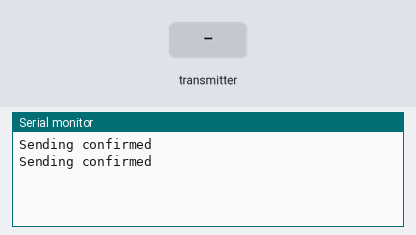
A program run on a simulated ESP32. On the bench: the last lines printed to the serial monitor. The inputs (shaded band) are chosen by the test bench.

Above: at 1.2 s.
1.3 s: the transmitter starts sending a = 0
At 1.66 s:
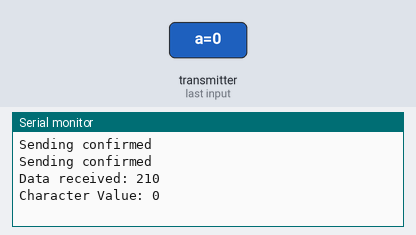
2.8 s: the transmitter starts sending a = 1
At 3.66 s:
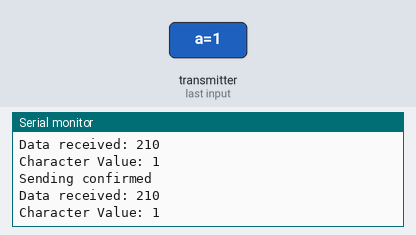

Measured:
- after the input at 1.3 s, the serial monitor: prints a new line after 0.05 s (image 1)
- after the input at 2.8 s, the serial monitor: prints a new line after 0.05 s (image 2)

The program:

main.cpp
```cpp
// Include Libraries
#include <Arduino.h>
#include <esp_now.h>
#include <WiFi.h>
const char word1[211] = "qwertyuiopasdfghjklzxcvbnm1234567890qewq";
uint8_t broadcastAddress[] = {0x0C, 0xB8, 0x15, 0xC4, 0x66, 0x38};
// Define a data structure
typedef struct struct_message
{
  char a[210];
//  int b;
 // float c;
  //bool d;
} struct_message;

// Create a structured object
struct_message myData_rec,myData_send;

esp_now_peer_info_t peerInfo;

// Callback function executed when data is received
void OnDataRecv(const uint8_t * mac, const uint8_t *incomingData, int len)
 {
  memcpy(&myData_rec, incomingData, sizeof(myData_rec));
  Serial.print("Data received: ");
  Serial.println(len);
  Serial.print("Character Value: ");
  Serial.println(myData_rec.a);
  // Serial.print("Integer Value: ");
  // Serial.println(myData.b);
  // Serial.print("Float Value: ");
  // Serial.println(myData.c);
  // Serial.print("Boolean Value: ");
  // Serial.println(myData.d);
  // Serial.println();
}

// Callback function called when data is sent
void OnDataSent(const uint8_t *mac_addr, esp_now_send_status_t status) {
  Serial.print("\r\nLast Packet Send Status:\t");
  Serial.println(status == ESP_NOW_SEND_SUCCESS ? "Delivery Success" : "Delivery Fail");
}

void setup() {
  // Set up Serial Monitor
  Serial.begin(115200);

  // Set ESP32 as a Wi-Fi Station
  WiFi.mode(WIFI_STA);

  // Initilize ESP-NOW
  if (esp_now_init() != ESP_OK) {
    Serial.println("Error initializing ESP-NOW");
    return;
  }

  // Register callback function
  esp_now_register_recv_cb(OnDataRecv);
}

void loop()
{

strcpy(myData_send.a,word1);

esp_err_t result = esp_now_send(broadcastAddress, (uint8_t *) &myData_send, sizeof(myData_send));

  if (result == ESP_OK) {
    Serial.println("Sending confirmed");
  }
  else {
    Serial.println("Sending error");
  }
  delay(1000);

}
```
